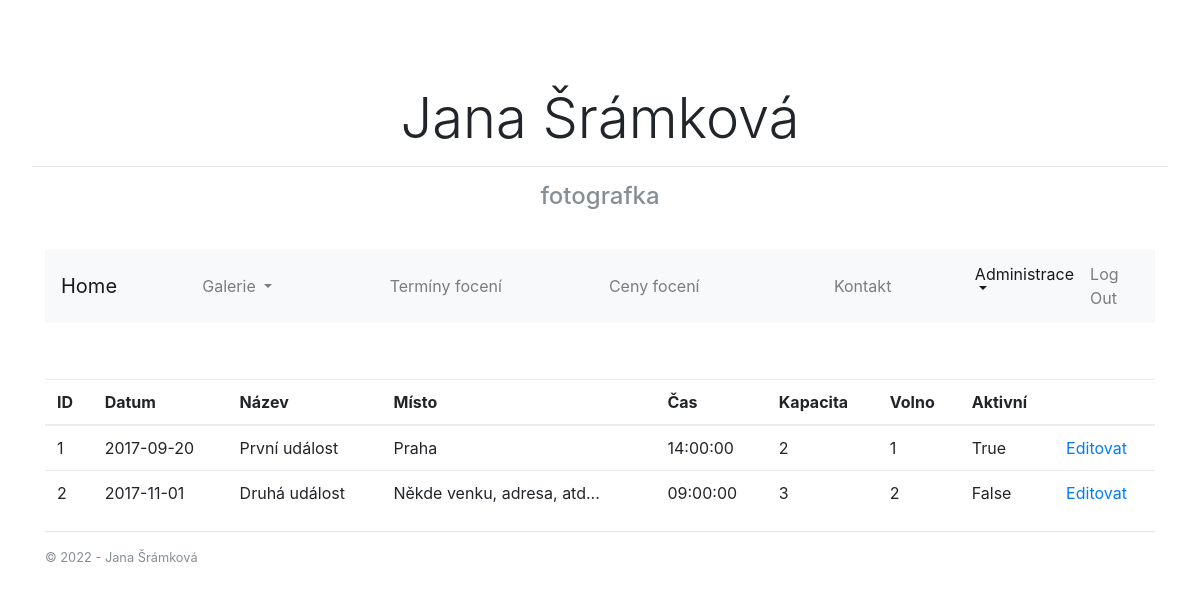
Page /admin/events (signed in) on the earlier database version.
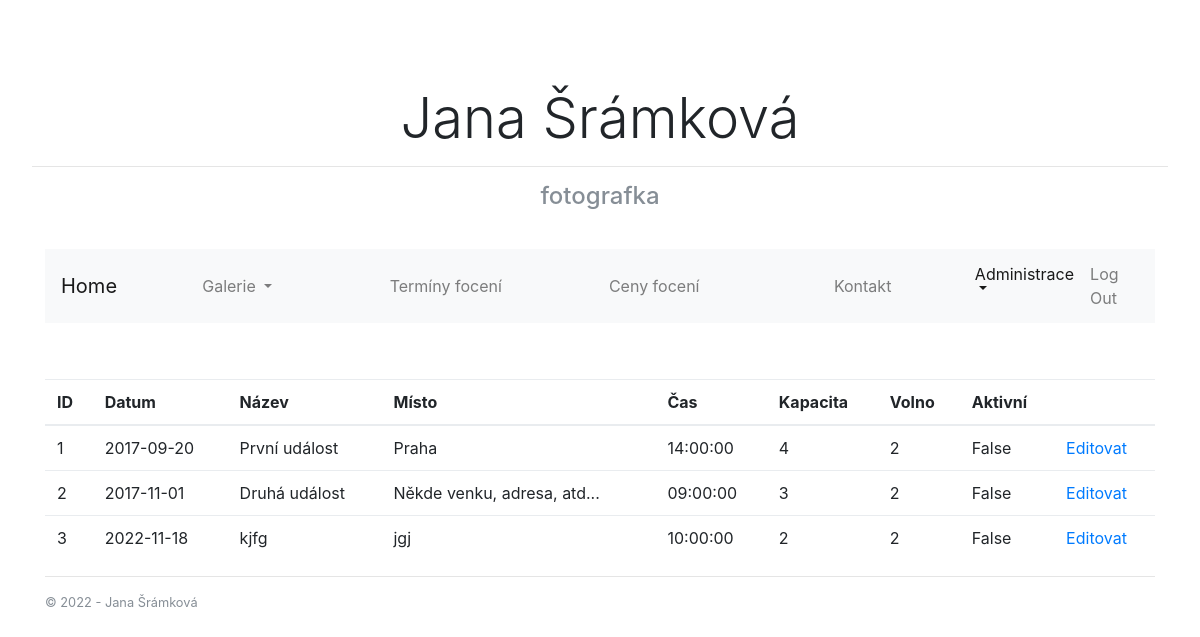
Same page on the later database version.
### AtelierApp/models.py (models this page shows, shortened)
class Event(db.Model):
    __tablename__ = 'events'
    id = db.Column(db.Integer, primary_key=True)
    name = db.Column(db.String(64), index=True, nullable=False)
    description = db.Column(db.Text)
    location = db.Column(db.String(256))
    date = db.Column(db.Date, nullable=False)
    time = db.Column(db.Time)
    capacity = db.Column(db.Integer)
    active = db.Column(db.Boolean, default=True)
    customers = db.relationship('Customer', backref='customer', lazy='dynamic')

### AtelierApp/views.py (the view)
@app.route('/admin/events')
@login_required
@required_roles('Admin')
def admin_events():
    evs = Event.query.order_by(Event.active.desc()).all()
    events = []
    for e in evs:
        events.append({'name': e.name,
                      'description': e.description,
                      'active': e.active,
                      'location': e.location,
                      'date': e.date,
                      'time': e.time,
                      'capacity': e.capacity,
                      'free': e.capacity-e.customers.count(),
                      'id': e.id
                     })
    return render_template('admin-events.html', events=events, title=u'Správa událostí', year=datetime.now().year)

### AtelierApp/models.py (called while the page is built)
    @property
    def is_admin(self):
        adminRole = Role.query.filter_by(name='Admin').first()
        return self.role==adminRole

### AtelierApp/views.py (called while the page is built)
@lm.user_loader
def load_user(id):
    return User.query.get(int(id))

@app.before_request
def before_request():
    g.user = current_user

### AtelierApp/templates/admin-events.html (shortened to what this page needs)
﻿{% extends "layout.html" %}
{% block content %}
<table class="table table-hover">
    <thead>
    <th>ID</th>
    <th>Datum</th>
    <th>Název</th>
    <th>Místo</th>
    <th>Čas</th>
    <th>Kapacita</th>
    <th>Volno</th>
    <th>Aktivní</th>
    <th></th>
    </thead>
    <tbody>
        {% for e in events %}
        {% if e.active %}
        <tr>
            {% else %}
        <tr class='active'>
            {% endif %}
            <td>{{e.id}}</td>
            <td>{{e.date}}</td>
            <td><span title="{{e.description}}">{{e.name}}</span></td>
            <td>{{e.location}}</td>
            <td>{{e.time}}</td>
            <td>{{e.capacity}}</td>
            <td>{{e.free}}</td>
            <td>{{e.active}}</td>
            <td><a href="{{ url_for('edit_event', id=e.id) }}">Editovat</a></td>
        </tr>
        {% endfor %}
    </tbody>
</table>
{% endblock %}

### AtelierApp/templates/layout.html (shortened to what this page needs)
﻿<!DOCTYPE html>
<html>
<head>
    <link href={{url_for('static', filename = 'css/bootstrap.min.css')}} rel="stylesheet">
    <link href={{url_for('static', filename = 'css/bootstrap.css')}} rel="stylesheet">
    <link href={{url_for('static', filename = 'css/lightbox.css')}} rel="stylesheet">
    <link href={{url_for('static', filename = 'css/style.css')}} rel="stylesheet">
</head>
<body>
    <div class="jumbotron" style="background-color: #ffffff;">
        <h1 class="display-4 text-center">Jana Šrámková</h1>
        <hr class="my-6">
        <h4 class="text-muted text-center">fotografka</h4>
    </div>
    <div class="container">
        <nav class="navbar navbar-expand-lg navbar-light bg-light">
            <a class="navbar-brand" href="/">Home</a>
            <div class="collapse navbar-collapse" id="navbarTogglerDemo02">
                <ul class="navbar-nav mr-auto mt-2 mt-lg-0 w-100 nav-justified">
                    <li class="nav-item dropdown">
                        <a class="nav-link dropdown-toggle" href="#" id="navbarDropdownMenuLink" data-toggle="dropdown" aria-haspopup="true" aria-expanded="false">
                            Galerie
                        </a>
                    </li>
                    <li class="nav-item">
                        <a class="nav-link" href="{{ url_for('events') }}">Termíny focení</a>
                    </li>
                    <li class="nav-item">
                        <a class="nav-link" href="{{ url_for('prizes') }}">Ceny focení</a>
                    </li>
                    <li class="nav-item">
                        <a class="nav-link" href="{{ url_for('contact') }}">Kontakt</a>
                    </li>
                </ul>
                <ul class="navbar-nav">
                    {% if g.user.is_admin %}
                    <li class="nav-item dropdown show">
                        <a class="nav-link dropdown-toggle" href="#" id="navbarDropdownMenuLinko" data-toggle="dropdown" aria-haspopup="true" aria-expanded="false">
                            Administrace
                        </a>
                    </li>
                    {% endif %}
                    <li class="nav-item">
                        {% if g.user.is_authenticated %}
                        <a class="nav-link" href="{{ url_for('logout') }}">Log Out</a>
                        {% endif %}
                    </li>
                </ul>
            </div>
        </nav>
    </div>
    <div class="container body-content">
        {% block content %}{% endblock %}
        <hr />
        <footer>
            <p><small class="text-muted">&copy; {{ year }} - Jana Šrámková</small></p>
        </footer>
    </div>
</body>
</html>

### AtelierApp/static/css/lightbox.css (style rules this page uses)
body:after { content: url(../images/close.png) url(../images/loading.gif) url(../images/prev.png) url(../images/next.png); display: none; }

### AtelierApp/static/css/style.css (style rules this page uses)
.navbar { margin-bottom: 2rem; padding: 0.3rem 1rem; }
.jumbotron { padding: 4rem 2rem 1rem; margin-bottom: 1rem; }

Differences in the rows shown:
changed Event "První událost": capacity "2" → "4"; free "1" → "2"; active "True" → "False"
added Event: id "3", date "2022-11-18", name "kjfg", location "jgj", time "10:00:00", capacity "2", free "2", active "False"
